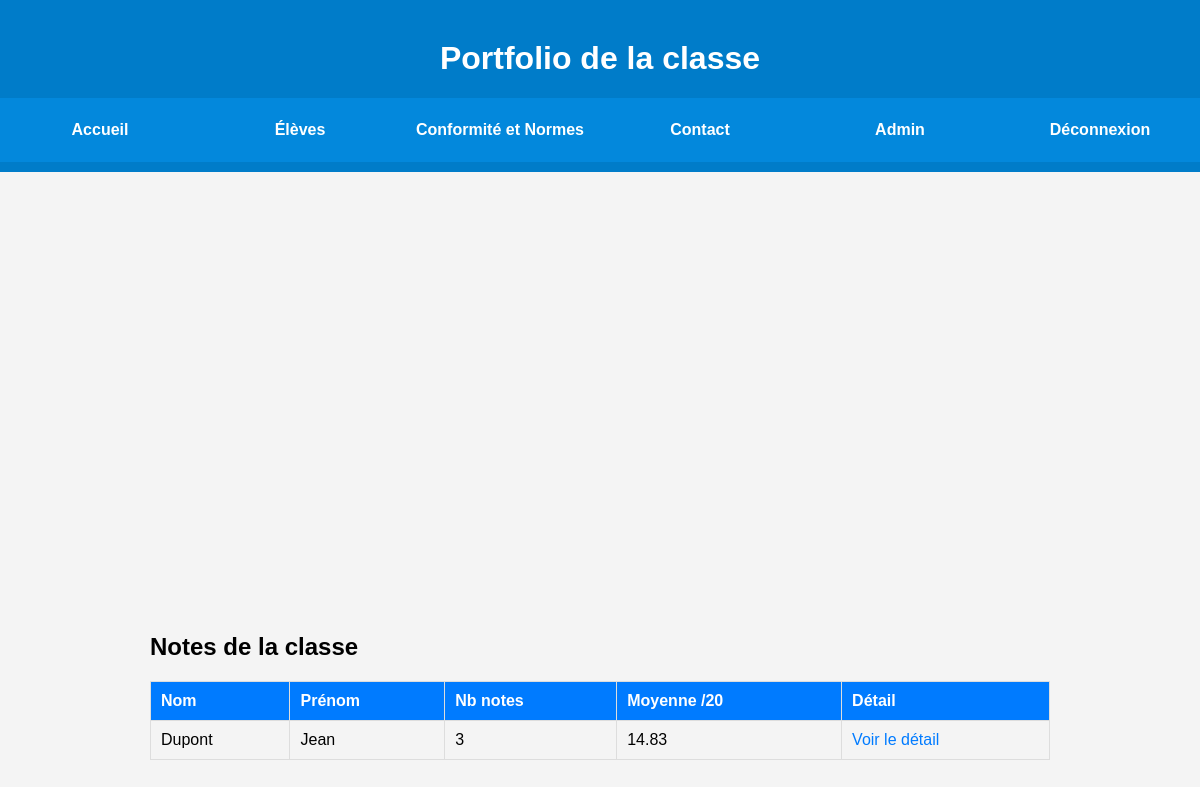
The app's page /notes-classe.php (signed in) with its own data.
### tables this page shows
CREATE TABLE IF NOT EXISTS Utilisateur (
  id INT PRIMARY KEY AUTO_INCREMENT,
  nom VARCHAR(100) NOT NULL,
  prenom VARCHAR(100) NOT NULL,
  mail VARCHAR(255) UNIQUE NOT NULL,
  password_hash VARCHAR(255) NOT NULL,
  role ENUM('admin', 'prof', 'etudiant') NOT NULL DEFAULT 'etudiant',
  created_at TIMESTAMP DEFAULT CURRENT_TIMESTAMP
);

### session.php (called while the page is built, shortened)
<?php
function userRole(): string {
    return $_SESSION['user_role'] ?? '';
}

### notes-classe.php (the view, shortened to what this page needs)
<?php
require 'session.php';
require 'php.php';
$stmt = $pdo->query(
    'SELECT u.id, u.nom, u.prenom,
            COUNT(n.id) AS nb_notes,
            AVG(n.note) AS moyenne
     FROM Utilisateur u
     LEFT JOIN Notes n ON n.etudiant_id = u.id
     WHERE u.role = \'etudiant\'
     GROUP BY u.id, u.nom, u.prenom
     ORDER BY u.nom, u.prenom'
);
$eleves = $stmt->fetchAll();
?>
<!DOCTYPE html>
<html lang="fr">
<head>
    <link rel="stylesheet" href="style/styles.css">
</head>
<body>
<header>
    <h1>Portfolio de la classe</h1>
    <div>
        <a href="index.html" class="headerButton">Accueil</a>
        <a href="eleves.html" class="headerButton">Élèves</a>
        <a href="esicad.html" class="headerButton">Conformité et Normes</a>
        <a href="contact.html" class="headerButton">Contact</a>
        <?php if (userRole() === 'admin'): ?>
            <a href="admin.php" class="headerButton">Admin</a>
        <?php endif; ?>
        <a href="logout.php" class="headerButton">Déconnexion</a>
    </div>
</header>
<main>
    <h2>Notes de la classe</h2>
    <?php if (empty($eleves)): ?>
        <p>Aucun élève trouvé.</p>
    <?php else: ?>
        <table>
            <thead>
                <tr>
                    <th>Nom</th>
                    <th>Prénom</th>
                    <th>Nb notes</th>
                    <th>Moyenne /20</th>
                    <th>Détail</th>
                </tr>
            </thead>
            <tbody>
            <?php foreach ($eleves as $e): ?>
                <tr>
                    <td><?= htmlspecialchars($e['nom']) ?></td>
                    <td><?= htmlspecialchars($e['prenom']) ?></td>
                    <td><?= (int)$e['nb_notes'] ?></td>
                    <td><?= $e['moyenne'] !== null ? number_format($e['moyenne'], 2) : '—' ?></td>
                    <td><a class="btn-detail" href="detail-eleve.php?id=<?= (int)$e['id'] ?>">Voir le détail</a></td>
                </tr>
            <?php endforeach; ?>
            </tbody>
        </table>
    <?php endif; ?>
</main>
</body>
</html>

### style/styles.css (style rules this page uses)
body { margin: 0; padding: 0; height: 100vh; font-family: 'Arial', sans-serif; background-color: #f4f4f4; display: flex; flex-direction: column; align-items: center; justify-content: space-between; }
header { background-color: #007cc9; color: white; padding: 10px 0; text-align: center; }
header div { display: flex; justify-content: space-evenly; align-items: center; height: 8vh; width: 100vw; }
header a { color: white; text-decoration: none; font-weight: bold; display: flex; align-items: center; justify-content: center; width: 20vw; height: 8vh; background-color: #0388dc; }
main { width: 80vw; padding: 20px; }
h1 { text-align: center; margin-top: 30px; }

### notes-classe.php (style rules this page uses)
main { max-width: 900px; margin: 40px auto; padding: 0 20px; }
table { width: 100%; border-collapse: collapse; margin-top: 20px; }
th, td { border: 1px solid #ddd; padding: 10px; text-align: left; }
th { background: #007bff; color: #fff; }
a.btn-detail { color: #007bff; text-decoration: none; }

### records on screen
utilisateur: nom "Dupont", prenom "Jean", nb_notes "3", moyenne "14.83"
